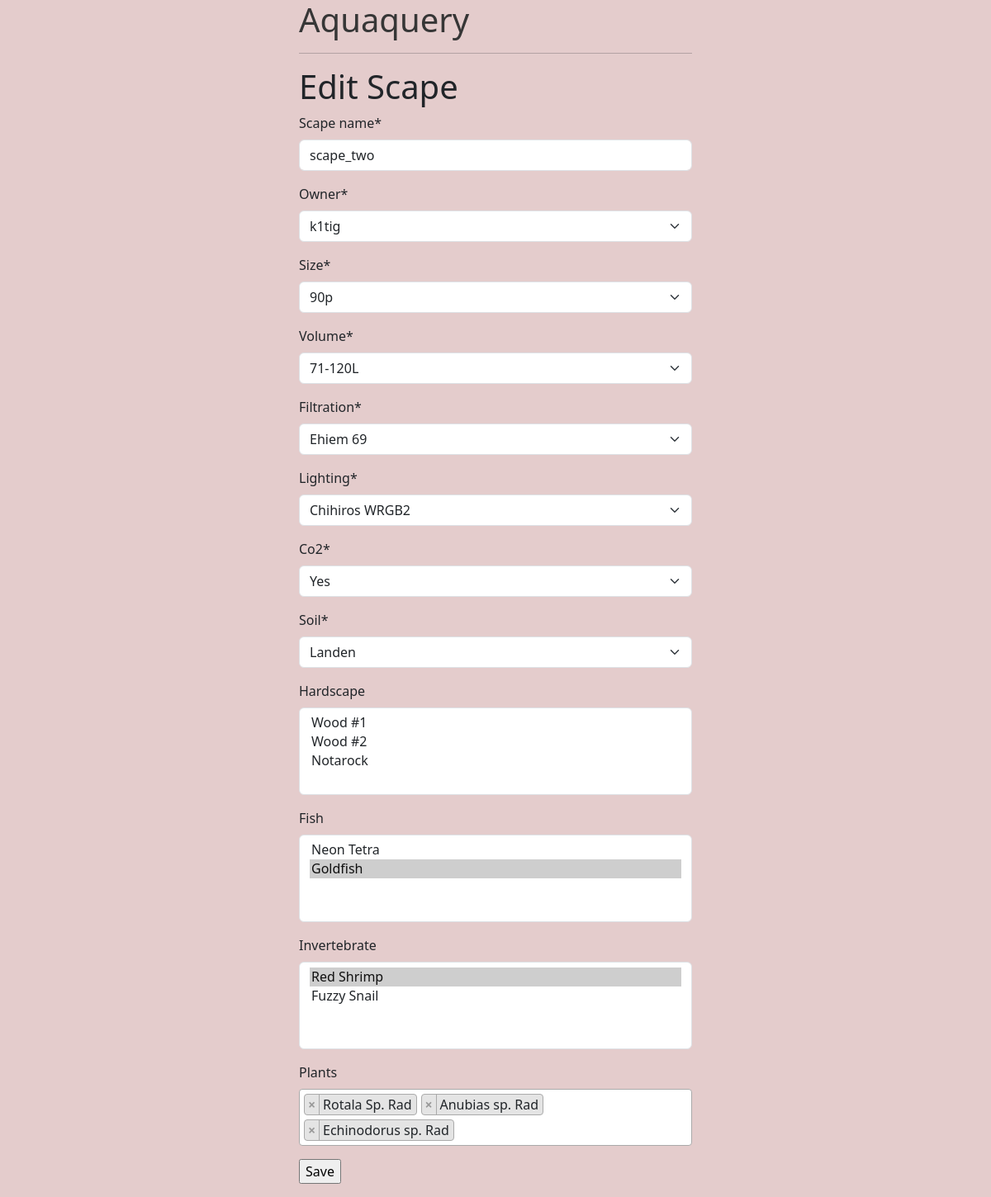
/catalog/update-scape/2, run on an earlier commit of the app's database.
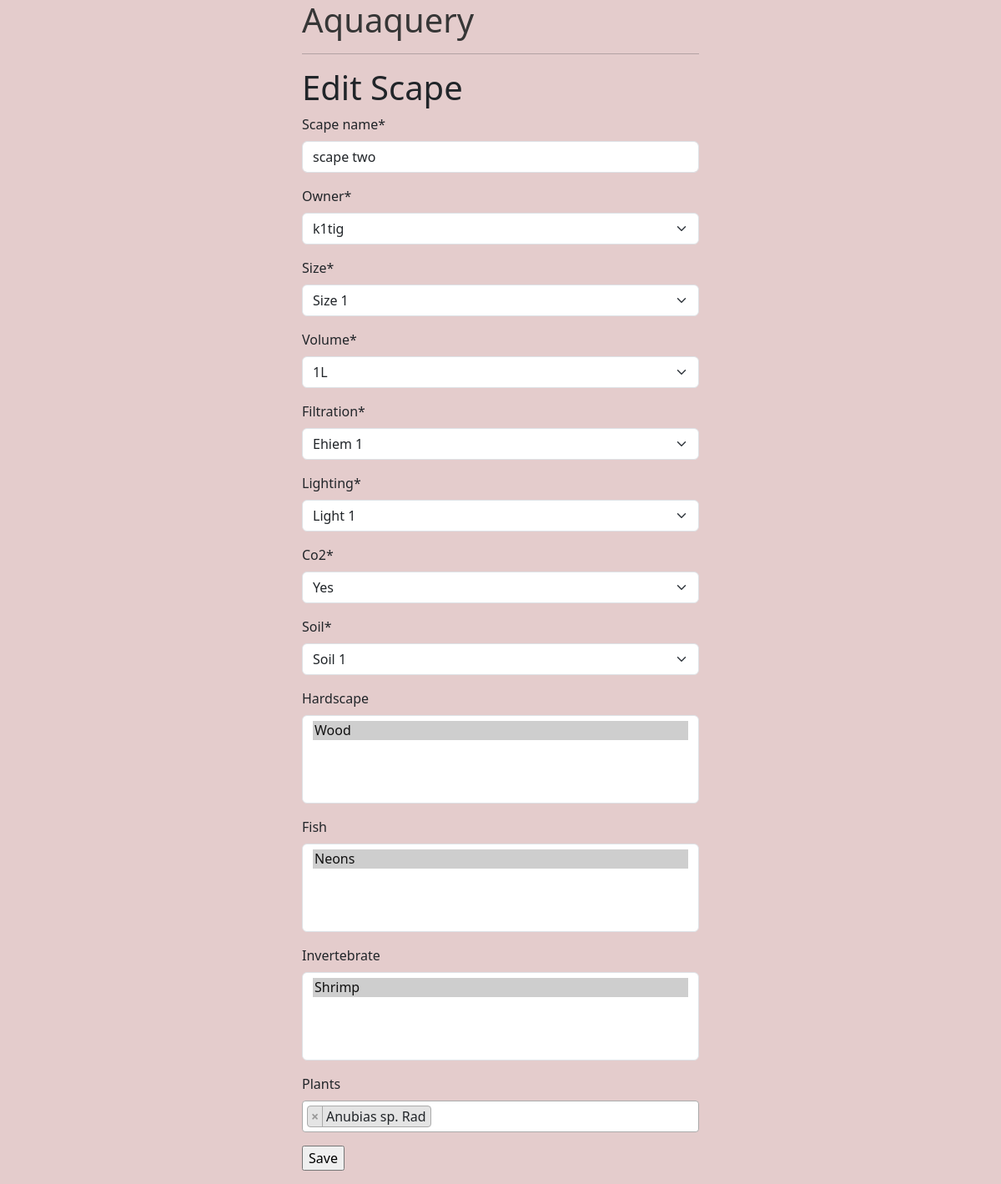
And on a later commit of the database.
### catalog/models.py (models this page shows, shortened)
class Scape(models.Model):
    scape_name = models.CharField(max_length=100)
    owner = models.ForeignKey(Profile, on_delete=models.CASCADE, related_name = "owner_name")
    size = models.ForeignKey(TankSize, on_delete=models.CASCADE)
    volume = models.ForeignKey(TankVolume, on_delete=models.CASCADE)
    filtration = models.ForeignKey(TankFilter, on_delete=models.CASCADE)
    lighting = models.ForeignKey(TankLight, on_delete=models.CASCADE)
    co2 = models.ForeignKey(TankCo2, on_delete=models.CASCADE)
    soil = models.ForeignKey(TankSoil, on_delete=models.CASCADE)
    hardscape = models.ManyToManyField(TankHardscape, blank = True)
    fish = models.ManyToManyField(Fish, blank = True)
    invertebrate = models.ManyToManyField(Invertebrate, blank = True)
    plants = models.ManyToManyField(Plant, related_name= "fucking_scape_id", blank = True)

class TankSize(models.Model):
    size = models.CharField(max_length=10)
    def __str__(self):
        return self.size

class TankVolume(models.Model):
    volume = models.CharField(max_length=10)
    def __str__(self):
        return self.volume

class TankCo2(models.Model):
    co2 = models.CharField(max_length=3)
    class Meta:
        verbose_name_plural = "Co2"
    def __str__(self):
        return self.co2

### catalog/views.py (the view)
# urls.py: path("catalog/update-scape/<int:pk>", UpdateScapeView.as_view(), name="update_scape"),
class UpdateScapeView(UpdateView):
    model = Scape
    fields = "__all__"
    template_name = "update_scape.html"
    success_url = "/"

### catalog/models.py (called while the page is built)
    def __str__(self):
        return self.user_name.username

    def __str__(self):
        return self.name

    def __str__(self):
        return self.name

    def __str__(self):
        return self.name

    def __str__(self):
        return self.name

    def __str__(self):
        return self.name

    def __str__(self):
        return self.name

    def __str__(self):
        return self.name

### catalog/templates/update_scape.html (shortened to what this page needs)
{% extends 'base_generic.html' %}
{% load crispy_forms_tags %}
    {% block content %}
        <h1>Edit Scape</h1>
        <form method="POST">
            {{ form|crispy }}
            <input type="submit" value="Save">
        </form>
    {% endblock %}

### catalog/templates/base_generic.html (shortened to what this page needs)
<html lang="en">
<head>
    <link href="https://cdn.jsdelivr.net/npm/bootstrap@5.3.2/dist/css/bootstrap.min.css" rel="stylesheet">
    <link href="https://cdn.jsdelivr.net/npm/select2@4.1.0-rc.0/dist/css/select2.min.css" rel="stylesheet" />
</head>
<body style="background-color: rgb(228, 204, 204); ">
    <div style="width: 500px;" class="container mt-2;">
        <h1 style="color: rgb(54, 54, 54);">Aquaquery</h1>
        <hr>
        {% block content %}
        {% endblock %}
    </div>
</body>
</html>

What changed in the data, as far as the page shows it:
removed TankSize: size "90p"
changed Scape "k1tig": scape_name "scape_two" → "scape two"; filtration "Ehiem 69" → "Ehiem 1"; lighting "Chihiros WRGB2" → "Light 1"; soil "Landen" → "Soil 1"
added TankSize: size "Size 1"
changed TankVolume: volume "71-120L" → "1L"
now on this page (row unchanged): TankCo2: co2 "Yes"
Also different on the page:
form field hardscape: "Wood #1 / Wood #2 / Notarock" → "Wood ☑"
form field fish: "Neon Tetra / Goldfish ☑" → "Neons ☑"
form field invertebrate: "Red Shrimp ☑ / Fuzzy Snail" → "Shrimp ☑"
text no longer shown: "Scape name * Owner * Size * Volume * Filtration * Lighting * Co2 * Soil * Hardscape Fish Invertebrate × Rotala Sp. Rad × Anubias sp. Rad × Echinodorus sp. Rad Plants"
text now shown: "Scape name * Owner * Size * Volume * Filtration * Lighting * Co2 * Soil * Hardscape Fish Invertebrate × Anubias sp. Rad Plants"
